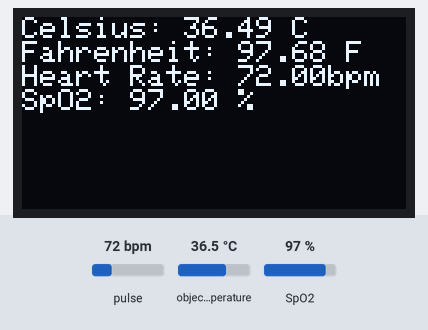
The sketch below on a simulated ESP8266 (NodeMCU). On the bench: 128×64 one-colour display. Inputs (shaded band) come from the test bench; at power-on: pulse 72 bpm, object temperature 36.5 °C, SpO2 97 %.

Above: at 1.9 s.
2.0 s: pulse set to 42 bpm
At 4.2 s:
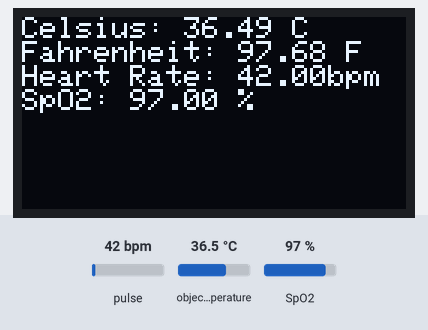
5.0 s: object temperature set to 20 °C
At 8.5 s:
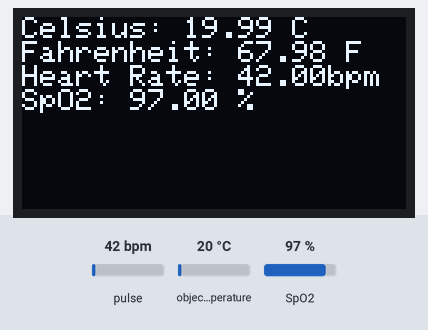
9.6 s: SpO2 set to 80 %
At 11.3 s:
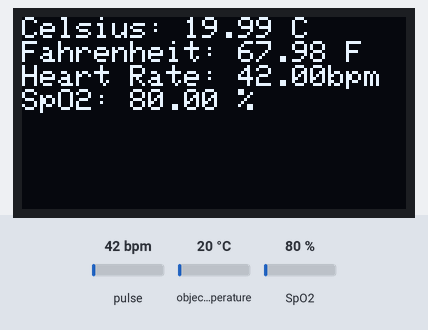
11.8 s: pulse set to 70 bpm
At 14.0 s:
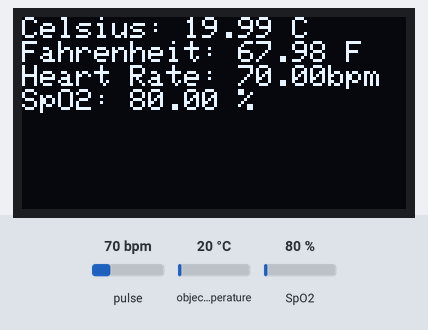
Timing chart, 0 to 15.1 s (numbered marks = the images above; inputs shaded):
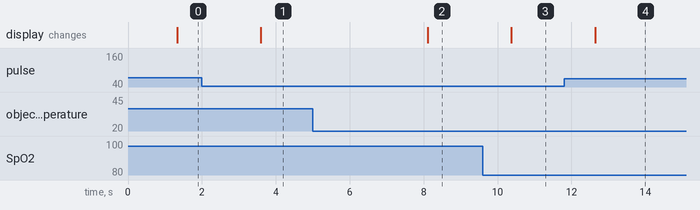

Measured:
- after the input at 2.0 s, the display: changes after 1.6 s (image 1)
- after the input at 5.0 s, the display: changes after 3.1 s (image 2)
- after the input at 9.6 s, the display: changes after 0.78 s (image 3)
- after the input at 11.8 s, the display: changes after 0.84 s (image 4)

The sketch:

health_monitoring_system.ino
```cpp
#include <Wire.h>
#include <Adafruit_MLX90614.h>
#include <Adafruit_GFX.h>
#include <Adafruit_SSD1306.h>
#include <MAX30105.h>
#include "spo2_algorithm.h"

#define SCREEN_WIDTH 128 // OLED display width, in pixels
#define SCREEN_HEIGHT 64 // OLED display height, in pixels

// Declaration for SSD1306 display connected using I2C (SDA, SCL pins)
Adafruit_SSD1306 display(SCREEN_WIDTH, SCREEN_HEIGHT, &Wire, -1);


// Initialize the MLX90614 sensor
Adafruit_MLX90614 mlx = Adafruit_MLX90614();

// Create an instance of the MAX30105 sensor
MAX30105 particleSensor;
// Buffer length for IR and Red readings
const int SENSOR_BUFFER_SIZE = 100;
uint32_t irBuffer[SENSOR_BUFFER_SIZE]; // Infrared LED sensor data
uint32_t redBuffer[SENSOR_BUFFER_SIZE]; // Red LED sensor data

void setup() {
  // Start serial communication
  Serial.begin(115200);

  // Initialize I2C communication
  Wire.begin(D2, D1);

  // Initialize the MLX90614 sensor
  if (!mlx.begin()) {
    Serial.println("Error connecting to MLX90614 sensor. Check wiring.");
    while (1);
  }

  // Initialize the OLED display with address 0x3C for 128x64
  if (!display.begin(SSD1306_SWITCHCAPVCC, 0x3C)) {
    Serial.println(F("SSD1306 allocation failed"));
    for (;;);
  }

  // Clear the buffer
  display.clearDisplay();
  display.display();

  // Set text size and color
  display.setTextSize(1); // Normal 1:1 pixel scale
  display.setTextColor(SSD1306_WHITE); // Draw white text

  // Initialize the MAX30105 sensor
  if (!particleSensor.begin(Wire, I2C_SPEED_FAST)) {
    Serial.println(F("MAX30105 was not found. Please check wiring/power."));
    while (1);
  }

  // Setup to sense a nice looking saw tooth on the plotter
  byte ledBrightness = 60; // Options: 0=Off to 255=50mA
  byte sampleAverage = 4; // Options: 1, 2, 4, 8, 16, 32
  byte ledMode = 2; // Options: 1 = Red only, 2 = Red + IR, 3 = Red + IR + Green
  int sampleRate = 400; // Options: 50, 100, 200, 400, 800, 1000, 1600, 3200
  int pulseWidth = 411; // Options: 69, 118, 215, 411
  int adcRange = 4096; // Options: 2048, 4096, 8192, 16384

  particleSensor.setup(ledBrightness, sampleAverage, ledMode, sampleRate, pulseWidth, adcRange);
}

void loop() {
  // Read object temperature (body temperature) in Celsius
  double bodyTempC = mlx.readObjectTempC();

  // Variables to store the sensor readings
  float heartRate = 0;
  float SpO2 = 0;
  int8_t validHeartRate = 0;
  int8_t validSpO2 = 0;


  // Convert body temperature to Fahrenheit
  double bodyTempF = (bodyTempC * 9.0 / 5.0) + 32.0;

   // Read data from the sensor into the buffer
  for (int i = 0; i < SENSOR_BUFFER_SIZE; i++) {
    while (!particleSensor.available()) {
      particleSensor.check(); // Check for new data
    }

    redBuffer[i] = particleSensor.getRed();
    irBuffer[i] = particleSensor.getIR();
    particleSensor.nextSample(); // Move to the next sample
  }

  // Calculate heart rate and SpO2
  calculateHeartRateAndOxygenSaturation(irBuffer, redBuffer, SENSOR_BUFFER_SIZE, &SpO2, &validSpO2, &heartRate, &validHeartRate);

  // Clear the display buffer
  display.clearDisplay();

  // Set the cursor position for the first line (Celsius)
  display.setCursor(0,0);
  display.print("Celsius: ");
  display.print(bodyTempC);
  display.println(" C");

  // Set the cursor position for the second line (Fahrenheit)
  display.print("Fahrenheit: ");
  display.print(bodyTempF);
  display.println(" F");

  // Display heart rate
  display.print(F("Heart Rate: "));
  if (validHeartRate == 1) {
    display.print(heartRate);
    display.println(F("bpm"));
  }
  else {
    display.println(F("Invalid"));
  }

  // Display SpO2
  display.print(F("SpO2: "));
  if (validSpO2 == 1) {
    display.print(SpO2);
    display.println(F(" %"));
  }
  else {
    display.println(F("Invalid"));
  }

  // Display the updated content
  display.display();

  // Wait for 1 second before taking another reading
  delay(1000);
}

void calculateHeartRateAndOxygenSaturation(uint32_t *irBuffer, uint32_t *redBuffer, int bufferLength, float *SpO2, int8_t *validSpO2, float *heartRate, int8_t *validHeartRate) {
  // This function calculates heart rate and SpO2 from the given IR and Red values
  // You can use the spo2_algorithm.h functions provided by SparkFun

  // Variables to store calculated HR and SpO2
  int32_t spo2;
  int8_t spo2_valid;
  int32_t heart_rate;
  int8_t hr_valid;

  // Call the SpO2 algorithm function
  maxim_heart_rate_and_oxygen_saturation(irBuffer, bufferLength, redBuffer, &spo2, &spo2_valid, &heart_rate, &hr_valid);

  // Update the provided pointers with the calculated values
  *SpO2 = (float)spo2;
  *validSpO2 = spo2_valid;
  *heartRate = (float)heart_rate;
  *validHeartRate = hr_valid;
}
```
